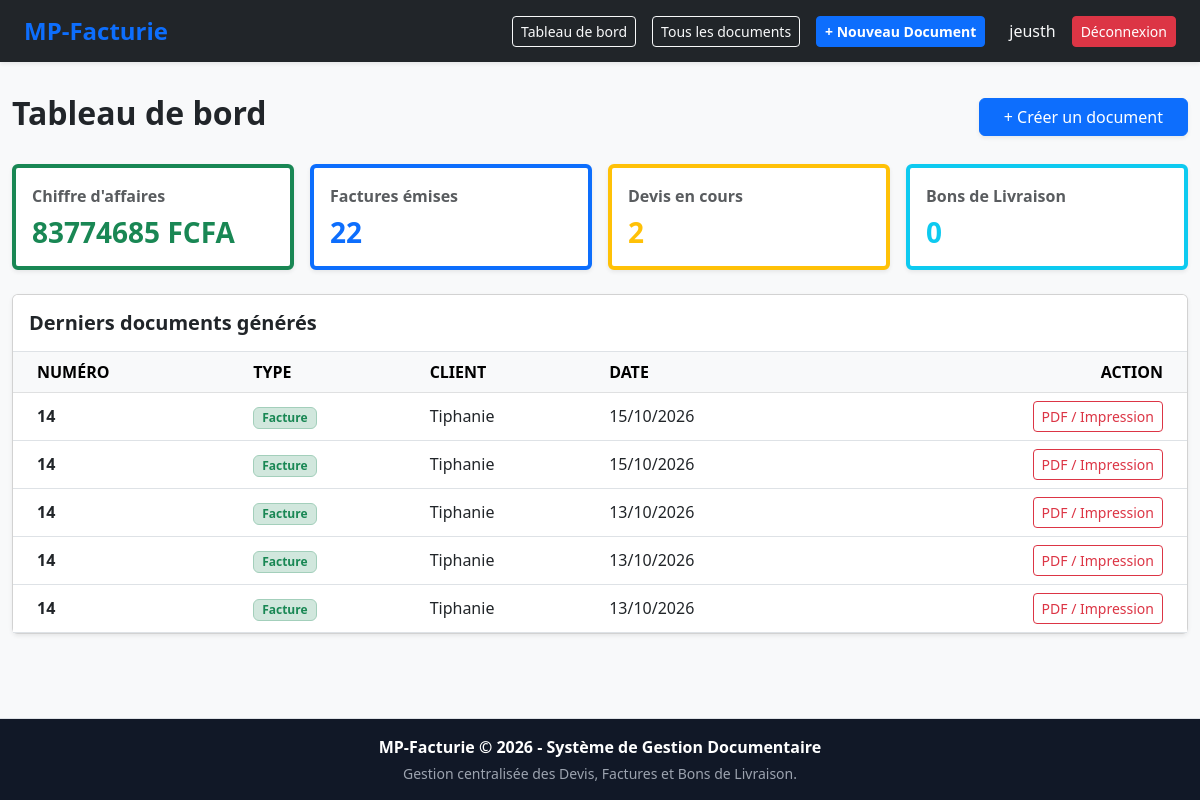
Before: /dashboard/ (signed in) with the older database file.
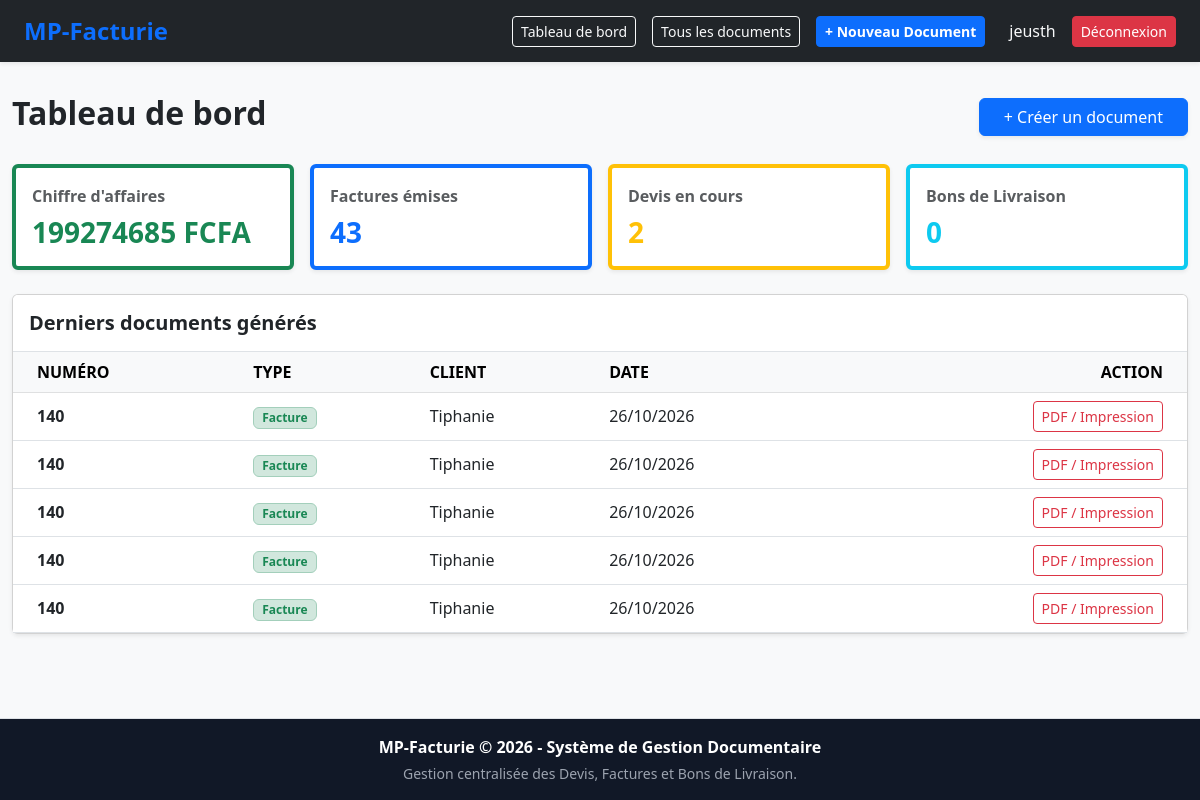
After: the same page with the newer database file.
### documents/models.py (models this page shows)
class Document(models.Model):
    TYPE_CHOICES = [
        ('facture', 'Facture'),
        ('devis', 'Devis'),
        ('bon_livraison', 'Bon de livraison'),
    ]
    MODELE_CHOICES = [
        ('service', 'Prestation (Jours / Taux)'),
        ('produit', 'Vente / Produit (Quantité / Prix Unitaire)'),
    ]
    user = models.ForeignKey(User, on_delete=models.CASCADE)
    type_document = models.CharField(max_length=20, choices=TYPE_CHOICES, default='facture')
    modele_facture = models.CharField(max_length=20, choices=MODELE_CHOICES, default='service')
    numero = models.CharField(max_length=50)
    initiateur = models.CharField(max_length=100, blank=True)
    client = models.CharField(max_length=100)
    nif = models.CharField(max_length=50, blank=True, null=True, verbose_name="NIF")
    bp = models.CharField(max_length=50, blank=True, null=True, verbose_name="Boîte Postale (BP)")
    objet = models.CharField(max_length=255, blank=True)
    taux_prelevement = models.FloatField(default=0.0)
    avance = models.FloatField(default=0.0)
    regule = models.FloatField(default=0.0)
    autre_option_label = models.CharField(max_length=100, blank=True)
    autre_option_montant = models.FloatField(default=0.0)
    date_creation = models.DateTimeField(auto_now_add=True)

### dashboard/views.py (the view)
# urls.py: path('', views.dashboard_index, name='dashboard_index'),
@login_required
def dashboard_index(request):
    user_docs = Document.objects.filter(user=request.user)
    nb_factures = user_docs.filter(type_document='facture').count()
    nb_devis = user_docs.filter(type_document='devis').count()
    nb_bl = user_docs.filter(type_document__in=['bon_livraison', 'bl', 'bon de livraison']).count()
    facture_ids = user_docs.filter(type_document='facture').values_list('id', flat=True)
    ca_total = LigneDocument.objects.filter(document_id__in=facture_ids).aggregate(Sum('prix_total'))['prix_total__sum'] or 0
    context = {
        'nb_factures': nb_factures,
        'nb_devis': nb_devis,
        'nb_bl': nb_bl,
        'ca_total': ca_total,
        'derniers_documents': user_docs.order_by('-date_creation')[:5]
    }
    return render(request, 'dashboard/index.html', context)

### dashboard/templates/dashboard/index.html (shortened to what this page needs)
{% extends 'base.html' %}
{% block content %}
<div class="container-fluid py-2">
    <div class="d-flex justify-content-between align-items-center mb-4">
        <h2 class="fw-bold text-dark">Tableau de bord</h2>
        <a href="{% url 'creer_document' %}" class="btn btn-primary px-4 shadow-sm">+ Créer un document</a>
    </div>
    <div class="row g-3 mb-4">
        <div class="col-md-3">
            <div class="card shadow-sm p-3 border-start border-4 border-success bg-white">
                <span class="text-muted fw-semibold fs-7">Chiffre d'affaires</span>
                <h3 class="text-success fw-bold mt-2 mb-0">{{ ca_total|floatformat:0 }} FCFA</h3>
            </div>
        </div>
        <div class="col-md-3">
            <div class="card shadow-sm p-3 border-start border-4 border-primary bg-white">
                <span class="text-muted fw-semibold fs-7">Factures émises</span>
                <h3 class="text-primary fw-bold mt-2 mb-0">{{ nb_factures }}</h3>
            </div>
        </div>
        <div class="col-md-3">
            <div class="card shadow-sm p-3 border-start border-4 border-warning bg-white">
                <span class="text-muted fw-semibold fs-7">Devis en cours</span>
                <h3 class="text-warning fw-bold mt-2 mb-0">{{ nb_devis }}</h3>
            </div>
        </div>
        <div class="col-md-3">
            <div class="card shadow-sm p-3 border-start border-4 border-info bg-white">
                <span class="text-muted fw-semibold fs-7">Bons de Livraison</span>
                <h3 class="text-info fw-bold mt-2 mb-0">{{ nb_bl }}</h3>
            </div>
        </div>
    </div>
    <div class="card shadow-sm bg-white">
        <div class="card-header bg-white py-3 border-bottom">
            <h5 class="fw-bold m-0 text-dark">Derniers documents générés</h5>
        </div>
        <div class="card-body p-0">
            <div class="table-responsive">
                <table class="table table-hover align-middle mb-0">
                    <thead class="table-light">
                        <tr>
                            <th class="ps-4">NUMÉRO</th>
                            <th>TYPE</th>
                            <th>CLIENT</th>
                            <th>DATE</th>
                            <th class="text-end pe-4">ACTION</th>
                        </tr>
                    </thead>
                    <tbody>
                        {% for doc in derniers_documents %}
                        <tr>
                            <td class="ps-4 fw-bold text-dark">{{ doc.numero }}</td>
                            <td>
                                {% if doc.type_document == 'facture' %}
                                    <span class="badge bg-success-subtle text-success border border-success-subtle px-2 py-1">Facture</span>
                                {% elif doc.type_document == 'devis' %}
                                    <span class="badge bg-warning-subtle text-warning border border-warning-subtle px-2 py-1">Devis</span>
                                {% else %}
                                    <span class="badge bg-info-subtle text-info border border-info-subtle px-2 py-1">Bon de livraison</span>
                                {% endif %}
                            </td>
                            <td>{{ doc.client|default:"-" }}</td>
                            <td>{{ doc.date_creation|date:"d/m/Y" }}</td>
                            <td class="text-end pe-4">
                                <a href="{% url 'apercu_pdf' doc.id %}" class="btn btn-sm btn-outline-danger" target="_blank">
                                     PDF / Impression
                                </a>
                            </td>
                        </tr>
                        {% empty %}
                        <tr>
                            <td colspan="5" class="text-center py-4 text-muted">Aucun document généré pour le moment.</td>
                        </tr>
                        {% endfor %}
                    </tbody>
                </table>
            </div>
        </div>
    </div>
</div>
{% endblock %}

Changed rows visible on the page:
no longer on this page (row unchanged): Document: numero "14", type_document "Facture", client "Tiphanie", date_creation "15/10/2026"
no longer on this page (row unchanged): Document: numero "14", type_document "Facture", client "Tiphanie", date_creation "15/10/2026"
no longer on this page (row unchanged): Document: numero "14", type_document "Facture", client "Tiphanie", date_creation "13/10/2026"
no longer on this page (row unchanged): Document: numero "14", type_document "Facture", client "Tiphanie", date_creation "13/10/2026"
no longer on this page (row unchanged): Document: numero "14", type_document "Facture", client "Tiphanie", date_creation "13/10/2026"
added Document: numero "140", type_document "Facture", client "Tiphanie", date_creation "26/10/2026"
added Document: numero "140", type_document "Facture", client "Tiphanie", date_creation "26/10/2026"
added Document: numero "140", type_document "Facture", client "Tiphanie", date_creation "26/10/2026"
added Document: numero "140", type_document "Facture", client "Tiphanie", date_creation "26/10/2026"
added Document: numero "140", type_document "Facture", client "Tiphanie", date_creation "26/10/2026"
Other visible differences:
{{ ca_total|floatformat:0 }}: "83774685" → "199274685"
{{ nb_factures }}: "22" → "43"
